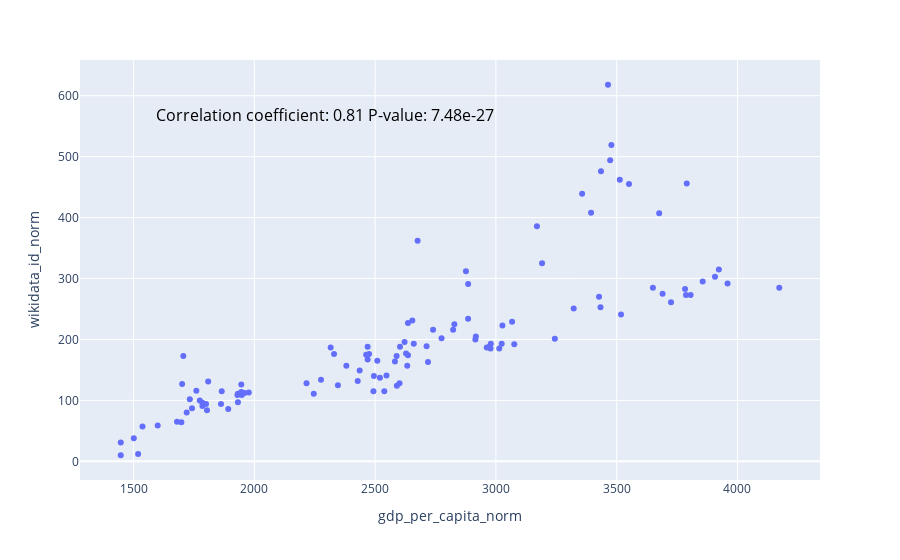

Notebook source saved alongside this figure:
### Code cell
fig = px.scatter(df_test, x = 'gdp_per_capita_norm', y = 'wikidata_id_norm')

corr_coef, p_value =  pearsonr(df_test['wikidata_id_norm'], df_test['gdp_per_capita_norm'])

# Add text annotation for correlation coefficient and p-value
fig.add_annotation(
    x=0.1, y=0.9,
    text=f'Correlation coefficient: {corr_coef:.2f}\nP-value: {p_value:.2e}',
    showarrow=False,
    xref='paper', yref='paper',
    font=dict(size=16, color='black'),
)

# Show plot
fig.show()

### Figure 1 — Plotly figure (JSON) as saved in the notebook; plotly's stock layout.template omitted (floating-point values rounded to 4 significant figures)
{"data": [{"hovertemplate": "gdp_per_capita_norm=%{x}<br>wikidata_id_norm=%{y}<extra></extra>", "legendgroup": "", "marker": {"color": "#636efa", "symbol": "circle"}, "mode": "markers", "name": "", "orientation": "v", "showlegend": false, "type": "scatter", "x": [1447, 1447, 1519, 1501, 1537, 1600, 1698, 1680, 1733, 1706, 1720, 1785, 1785, 1804, 1892, 1800, 1742, 1774, 1862, 1930, 1932, 1932, 1959, 1946, 1865, 1977, 1946, 1701, 1760, 1809, 1948, 2246, 2428, 2216, 2276, 2346, 2601, 2495, 2316, 2520, 2538, 2547, 2582, 2590, 2493, 2436, 2381, 2475, 2469, 2463, 2509, 2719, 2603, 2633, 2589, 2330, 2469, 2628, 2636, 2676, 2885, 2740, 2713, 2660, 2622, 2775, 2828, 2917, 2978, 2823, 3027, 2915, 3067, 2962, 2973, 3076, 3014, 2979, 3024, 3244, 3322, 3427, 3433, 3518, 3725, 3650, 3959, 3907, 4173, 3923, 3787, 3856, 3690, 3783, 3806, 2876, 2654, 2636, 2885, 3170, 3191, 3394, 3551, 3676, 3357, 3473, 3513, 3478, 3435, 3464, 3790], "xaxis": "x", "y": [31, 10, 12, 38, 57, 59, 64, 65, 102, 173, 80, 96, 91, 84, 86, 94, 87, 100, 94, 109, 97, 111, 112, 126, 115, 113, 114, 127, 116, 131, 109, 111, 132, 128, 134, 125, 128, 140, 187, 137, 115, 141, 164, 124, 115, 149, 157, 176, 167, 175, 165, 163, 188, 157, 173, 176, 188, 177, 174, 362, 291, 216, 189, 193, 196, 202, 225, 205, 185, 216, 223, 200, 229, 187, 188, 192, 185, 193, 193, 201, 251, 270, 253, 241, 261, 285, 292, 303, 285, 315, 273, 295, 275, 283, 273, 312, 231, 227, 234, 386, 325, 408, 455, 407, 439, 494, 462, 519, 476, 618, 456], "yaxis": "y"}], "layout": {"annotations": [{"font": {"color": "black", "size": 16}, "showarrow": false, "text": "Correlation coefficient: 0.81\nP-value: 7.48e-27", "x": 0.1, "xref": "paper", "y": 0.9, "yref": "paper"}], "autosize": true, "legend": {"tracegroupgap": 0}, "margin": {"t": 60}, "xaxis": {"anchor": "y", "autorange": true, "domain": [0, 1], "range": [1282.0, 4338.0], "title": {"text": "gdp_per_capita_norm"}, "type": "linear"}, "yaxis": {"anchor": "x", "autorange": true, "domain": [0, 1], "range": [-37.08, 665.1], "title": {"text": "wikidata_id_norm"}, "type": "linear"}}}
